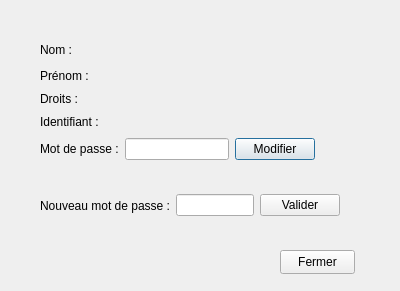
<?xml version="1.0" encoding="UTF-8"?>
<ui version="4.0">
 <class>dlg_info_utilisateur</class>
 <widget class="QDialog" name="dlg_info_utilisateur">
  <property name="geometry">
   <rect>
    <x>0</x>
    <y>0</y>
    <width>400</width>
    <height>291</height>
   </rect>
  </property>
  <property name="windowTitle">
   <string>Dialog</string>
  </property>
  <widget class="QWidget" name="gridLayoutWidget">
   <property name="geometry">
    <rect>
     <x>40</x>
     <y>40</y>
     <width>311</width>
     <height>132</height>
    </rect>
   </property>
   <layout class="QGridLayout" name="gridLayout">
    <item row="3" column="0">
     <widget class="QLabel" name="label_3">
      <property name="text">
       <string>Identifiant :</string>
      </property>
     </widget>
    </item>
    <item row="3" column="1">
     <widget class="QLabel" name="label_identifiant">
      <property name="text">
       <string/>
      </property>
     </widget>
    </item>
    <item row="5" column="1">
     <spacer name="verticalSpacer_2">
      <property name="orientation">
       <enum>Qt::Vertical</enum>
      </property>
      <property name="sizeHint" stdset="0">
       <size>
        <width>20</width>
        <height>40</height>
       </size>
      </property>
     </spacer>
    </item>
    <item row="4" column="0">
     <widget class="QLabel" name="label_4">
      <property name="text">
       <string>Mot de passe :</string>
      </property>
     </widget>
    </item>
    <item row="4" column="3">
     <spacer name="horizontalSpacer">
      <property name="orientation">
       <enum>Qt::Horizontal</enum>
      </property>
      <property name="sizeHint" stdset="0">
       <size>
        <width>40</width>
        <height>20</height>
       </size>
      </property>
     </spacer>
    </item>
    <item row="5" column="2">
     <spacer name="verticalSpacer_3">
      <property name="orientation">
       <enum>Qt::Vertical</enum>
      </property>
      <property name="sizeHint" stdset="0">
       <size>
        <width>20</width>
        <height>40</height>
       </size>
      </property>
     </spacer>
    </item>
    <item row="0" column="3">
     <spacer name="horizontalSpacer_4">
      <property name="orientation">
       <enum>Qt::Horizontal</enum>
      </property>
      <property name="sizeHint" stdset="0">
       <size>
        <width>40</width>
        <height>20</height>
       </size>
      </property>
     </spacer>
    </item>
    <item row="1" column="0">
     <widget class="QLabel" name="label_2">
      <property name="text">
       <string>Prénom :</string>
      </property>
     </widget>
    </item>
    <item row="5" column="0">
     <spacer name="verticalSpacer">
      <property name="orientation">
       <enum>Qt::Vertical</enum>
      </property>
      <property name="sizeHint" stdset="0">
       <size>
        <width>20</width>
        <height>40</height>
       </size>
      </property>
     </spacer>
    </item>
    <item row="0" column="1">
     <widget class="QLabel" name="label_Nom">
      <property name="text">
       <string/>
      </property>
     </widget>
    </item>
    <item row="1" column="3">
     <spacer name="horizontalSpacer_3">
      <property name="orientation">
       <enum>Qt::Horizontal</enum>
      </property>
      <property name="sizeHint" stdset="0">
       <size>
        <width>40</width>
        <height>20</height>
       </size>
      </property>
     </spacer>
    </item>
    <item row="0" column="0">
     <widget class="QLabel" name="label">
      <property name="text">
       <string>Nom : </string>
      </property>
     </widget>
    </item>
    <item row="4" column="2">
     <widget class="QPushButton" name="Buton_ModifierMDP">
      <property name="text">
       <string>Modifier</string>
      </property>
     </widget>
    </item>
    <item row="1" column="1">
     <widget class="QLabel" name="label_Prenom">
      <property name="text">
       <string/>
      </property>
     </widget>
    </item>
    <item row="3" column="3">
     <spacer name="horizontalSpacer_2">
      <property name="orientation">
       <enum>Qt::Horizontal</enum>
      </property>
      <property name="sizeHint" stdset="0">
       <size>
        <width>40</width>
        <height>20</height>
       </size>
      </property>
     </spacer>
    </item>
    <item row="2" column="0">
     <widget class="QLabel" name="label_6">
      <property name="text">
       <string>Droits :</string>
      </property>
     </widget>
    </item>
    <item row="2" column="1">
     <widget class="QLabel" name="label_Droits">
      <property name="text">
       <string/>
      </property>
     </widget>
    </item>
    <item row="4" column="1">
     <widget class="QLineEdit" name="label_MDP"/>
    </item>
   </layout>
  </widget>
  <widget class="QPushButton" name="Buton_Fermer">
   <property name="geometry">
    <rect>
     <x>280</x>
     <y>250</y>
     <width>75</width>
     <height>24</height>
    </rect>
   </property>
   <property name="text">
    <string>Fermer</string>
   </property>
  </widget>
  <widget class="QWidget" name="horizontalLayoutWidget">
   <property name="geometry">
    <rect>
     <x>40</x>
     <y>190</y>
     <width>311</width>
     <height>31</height>
    </rect>
   </property>
   <layout class="QHBoxLayout" name="horizontalLayout">
    <item>
     <widget class="QLabel" name="label_5">
      <property name="text">
       <string>Nouveau mot de passe :</string>
      </property>
     </widget>
    </item>
    <item>
     <widget class="QLineEdit" name="lineEdit_NouveauMDP"/>
    </item>
    <item>
     <widget class="QPushButton" name="Buton_valider">
      <property name="text">
       <string>Valider</string>
      </property>
     </widget>
    </item>
    <item>
     <spacer name="horizontalSpacer_5">
      <property name="orientation">
       <enum>Qt::Horizontal</enum>
      </property>
      <property name="sizeHint" stdset="0">
       <size>
        <width>40</width>
        <height>20</height>
       </size>
      </property>
     </spacer>
    </item>
   </layout>
  </widget>
 </widget>
 <resources/>
 <connections/>
</ui>
